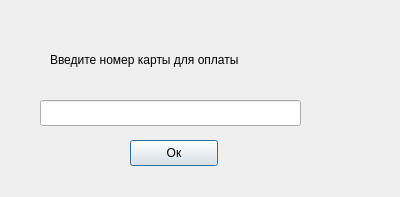
<?xml version="1.0" encoding="UTF-8"?>
<ui version="4.0">
 <class>numberCard</class>
 <widget class="QDialog" name="numberCard">
  <property name="geometry">
   <rect>
    <x>0</x>
    <y>0</y>
    <width>400</width>
    <height>197</height>
   </rect>
  </property>
  <property name="windowTitle">
   <string>Карта</string>
  </property>
  <widget class="QLabel" name="label">
   <property name="geometry">
    <rect>
     <x>50</x>
     <y>50</y>
     <width>251</width>
     <height>20</height>
    </rect>
   </property>
   <property name="text">
    <string>Введите номер карты для оплаты</string>
   </property>
  </widget>
  <widget class="QLineEdit" name="lineEdit">
   <property name="geometry">
    <rect>
     <x>40</x>
     <y>100</y>
     <width>261</width>
     <height>26</height>
    </rect>
   </property>
  </widget>
  <widget class="QPushButton" name="pushButton">
   <property name="geometry">
    <rect>
     <x>130</x>
     <y>140</y>
     <width>88</width>
     <height>26</height>
    </rect>
   </property>
   <property name="text">
    <string>Ок</string>
   </property>
  </widget>
 </widget>
 <resources/>
 <connections/>
</ui>
